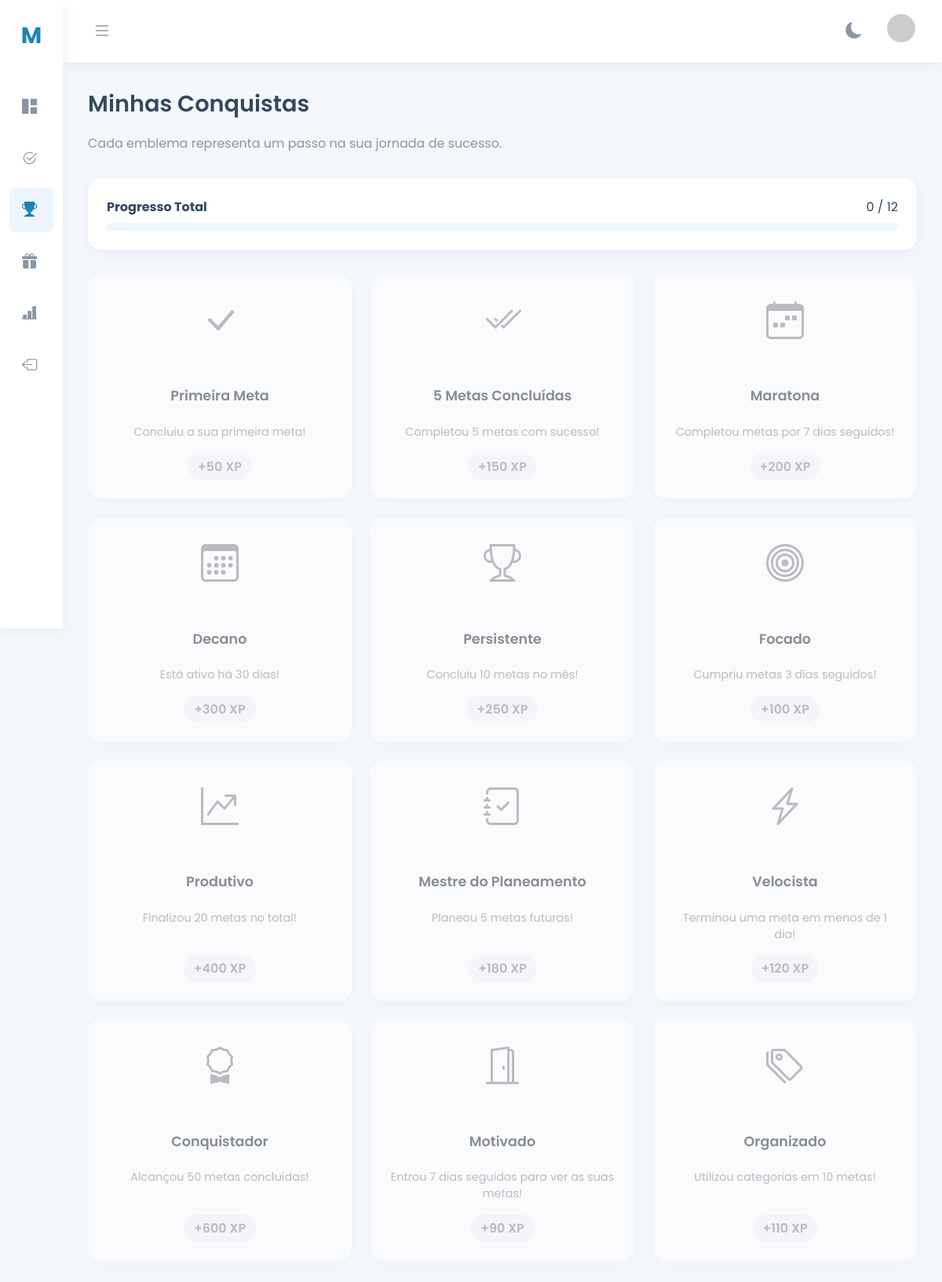
Screenshot of /conquistas.php (signed in) with the database file from the repository.
### tables this page shows
CREATE TABLE `conquistas` (
  `id` int(11) NOT NULL,
  `titulo` varchar(100) NOT NULL,
  `descricao` varchar(255) NOT NULL,
  `xp_recompensa` int(11) NOT NULL DEFAULT 0,
  `icon` varchar(50) NOT NULL
);

### conquistas.php (the view, shortened to what this page needs)
<?php
$pdo = null;
try {
    $dsn = "mysql:host=".DB_HOST.";dbname=".DB_NAME.";charset=".DB_CHARSET;
    $options = [
        PDO::ATTR_ERRMODE            => PDO::ERRMODE_EXCEPTION,
        PDO::ATTR_DEFAULT_FETCH_MODE => PDO::FETCH_ASSOC,
        PDO::ATTR_EMULATE_PREPARES   => false,
    ];
    $pdo = new PDO($dsn, DB_USER, DB_PASS, $options);
} catch (PDOException $e) {
    die("Erro de conexão com o banco de dados: " . $e->getMessage());
}
$user_id = $_SESSION['user_id'];
$emailUsuario = htmlspecialchars($_SESSION['email'] ?? 'email@exemplo.com');
$fotoAtual = $_SESSION['foto_perfil'] ?? null;
$fotoPerfil = ($fotoAtual && file_exists($fotoAtual)) ? htmlspecialchars($fotoAtual) : "https://i.pravatar.cc/150?u=" . urlencode($emailUsuario);
$stmt_todas = $pdo->query("SELECT id, titulo, descricao, xp_recompensa as xp, icon FROM conquistas ORDER BY id ASC");
$conquistas = $stmt_todas->fetchAll(PDO::FETCH_ASSOC);
$stmt_user_conq = $pdo->prepare("SELECT conquista_id FROM usuario_conquistas WHERE user_id = ?");
$stmt_user_conq->execute([$user_id]);
$conquistas_do_usuario = $stmt_user_conq->fetchAll(PDO::FETCH_COLUMN);
$conquistasDesbloqueadas = count($conquistas_do_usuario);
$totalConquistas = count($conquistas);
?>
<!DOCTYPE html>
<html lang="pt-BR">
<head>
    <link href="https://cdn.jsdelivr.net/npm/bootstrap-icons@1.11.3/font/bootstrap-icons.css" rel="stylesheet">
</head>
<body class="sidebar-collapsed">
    <aside class="sidebar">
        <div class="logo">M<span><span class="text">XP</span></span></div>
        <ul class="sidebar-nav">
            <li class="nav-item">
                <a href="dashboard.php" title="Dashboard"><span class="nav-icon"><i class="bi bi-grid-1x2-fill"></i></span><span class="nav-text">Dashboard</span></a>
            </li>
            <li class="nav-item">
                <a href="ver_mais_metas.php" title="Minhas Metas"><span class="nav-icon"><i class="bi bi-check2-circle"></i></span><span class="nav-text">Minhas Metas</span></a>
            </li>
            <li class="nav-item">
                <a href="conquistas.php" class="active" title="Conquistas"><span class="nav-icon"><i class="bi bi-trophy-fill"></i></span><span class="nav-text">Conquistas</span></a>
            </li>
            <li class="nav-item">
                <a href="recompensas.php" title="Recompensas"><span class="nav-icon"><i class="bi bi-gift-fill"></i></span><span class="nav-text">Recompensas</span></a>
            </li>
            <li class="nav-item">
                <a href="ranking.php" title="Ranking"><span class="nav-icon"><i class="bi bi-bar-chart-line-fill"></i></span><span class="nav-text">Ranking</span></a>
            </li>
            <li class="nav-item">
                <a href="logout.php" title="Logout"><span class="nav-icon"><i class="bi bi-box-arrow-left"></i></span><span class="nav-text">Logout</span></a>
            </li>
        </ul>
    </aside>
    <div class="main-wrapper">
        <nav class="top-navbar">
            <button id="toggle-sidebar"><i class="bi bi-list"></i></button>
            <div class="navbar-right">
                <button id="theme-toggle" title="Alternar Tema">
                    <i class="bi bi-moon-fill"></i>
                </button>
                <div class="user-menu">
                    <img src="<?= $fotoPerfil ?>" alt="Foto do Perfil">
                </div>
            </div>
        </nav>
        <main class="main-content">
            <header class="header">
                <h1>Minhas Conquistas</h1>
                <p>Cada emblema representa um passo na sua jornada de sucesso.</p>
            </header>
            <div class="progress-card">
                <div class="d-flex justify-content-between" style="display: flex; justify-content: space-between;">
                    <strong>Progresso Total</strong>
                    <span><?= $conquistasDesbloqueadas ?> / <?= $totalConquistas ?></span>
                </div>
                <div class="progress-bar-container">
                </div>
            </div>
            <div class="conquistas-grid">
                <?php foreach ($conquistas as $c): ?>
                    <?php
                        $isLocked = !in_array($c['id'], $conquistas_do_usuario);
                    ?>
                    <div class="conquista-card <?= $isLocked ? 'locked' : '' ?>">
                        <div class="conquista-icon">
                            <i class="bi <?= htmlspecialchars($c["icon"]) ?>"></i>
                        </div>
                        <h5><?= htmlspecialchars($c["titulo"]) ?></h5>
                        <p><?= htmlspecialchars($c["descricao"]) ?></p>
                        <span class="xp-badge">+<?= $c["xp"] ?> XP</span>
                    </div>
                <?php endforeach; ?>
            </div>
        </main>
    </div>
</body>
</html>

### conquistas.php (style rules this page uses)
:root { --primary: #1D84B5; --secondary: #4BC6B1; --light: #f8f9fa; --dark: #2c3e50; --grey: #8a95a5; --bg-color: #f4f7fc; --sidebar-bg: #ffffff; --card-bg: #ffffff; --text-color: #34495e; --shadow: 0 4px 20px rgba(0, 0, 0, 0.05); --sidebar-width: 260px; --sidebar-width-collapsed: 80px; --hover-bg: #eef5ff; }
*, *::before, *::after { box-sizing: border-box; }
body { font-family: 'Poppins', sans-serif; background-color: var(--bg-color); color: var(--text-color); margin: 0 0 0 var(--sidebar-width); transition: background-color 0.3s ease, color 0.3s ease, margin-left 0.3s ease; }
body.sidebar-collapsed { margin-left: var(--sidebar-width-collapsed); }
.sidebar { position: fixed; top: 0; left: 0; height: 100vh; width: var(--sidebar-width); background-color: var(--sidebar-bg); box-shadow: var(--shadow); padding: 1.5rem; display: flex; flex-direction: column; transition: width 0.3s ease, background-color 0.3s ease; z-index: 100; }
body.sidebar-collapsed .sidebar { width: var(--sidebar-width-collapsed); align-items: center; }
.logo { font-size: 1.8rem; font-weight: 700; color: var(--primary); margin-bottom: 2.5rem; white-space: nowrap; text-align: center; }
.sidebar-nav { flex-grow: 1; list-style: none; padding: 0; margin: 0; }
.nav-item a { display: flex; align-items: center; padding: 0.9rem 1rem; color: var(--grey); text-decoration: none; border-radius: 8px; margin-bottom: 0.5rem; transition: all 0.3s ease; white-space: nowrap; }
.nav-item a:hover, .nav-item a.active { background-color: var(--hover-bg); color: var(--primary); font-weight: 500; }
.nav-icon { font-size: 1.2rem; min-width: 24px; margin-right: 1.5rem; transition: margin-right 0.3s ease; }
body.sidebar-collapsed .nav-icon { margin-right: 0; }
.main-wrapper { display: flex; flex-direction: column; min-height: 100vh; }
.top-navbar { background-color: var(--card-bg); padding: 1rem 2rem; display: flex; justify-content: space-between; align-items: center; box-shadow: var(--shadow); position: sticky; top: 0; z-index: 99; transition: background-color 0.3s ease; }
#toggle-sidebar { background: transparent; border: none; cursor: pointer; font-size: 1.5rem; color: var(--grey); }
#theme-toggle { background: transparent; border: none; cursor: pointer; font-size: 1.3rem; color: var(--grey); transition: color 0.3s ease; display: flex; align-items: center; justify-content: center; }
.navbar-right { display: flex; align-items: center; gap: 1.5rem; }
.user-menu { position: relative; }
.user-menu > img { width: 40px; height: 40px; border-radius: 50%; cursor: pointer; border: 2px solid transparent; transition: border-color 0.3s ease; object-fit: cover; }
.main-content { padding: 2rem; flex-grow: 1; }
.header { margin-bottom: 2rem; }
.header h1 { font-size: 1.8rem; font-weight: 600; margin: 0; color: var(--text-color); transition: color 0.3s ease; }
.header p { color: var(--grey); transition: color 0.3s ease; }
.progress-card { background-color: var(--card-bg); border-radius: 16px; padding: 1.5rem; box-shadow: var(--shadow); margin-bottom: 2rem; transition: background-color 0.3s ease, box-shadow 0.3s ease; }
.progress-bar-container { background-color: var(--hover-bg); border-radius: 30px; height: 10px; overflow: hidden; margin-top: 0.5rem; transition: background-color 0.3s ease; }
.conquistas-grid { display: grid; grid-template-columns: repeat(auto-fill, minmax(280px, 1fr)); gap: 1.5rem; }
.conquista-card { background-color: var(--card-bg); border-radius: 16px; padding: 1.5rem; box-shadow: var(--shadow); text-align: center; transition: transform 0.3s ease, background-color 0.3s ease, box-shadow 0.3s ease; height: 100%; display: flex; flex-direction: column; align-items: center; }
.conquista-card.locked { opacity: 0.6; filter: grayscale(80%); }
.conquista-icon { font-size: 3rem; color: var(--primary); margin-bottom: 1rem; }
.conquista-card.locked .conquista-icon { color: var(--grey); }
.conquista-card h5 { font-weight: 600; font-size: 1.1rem; margin-bottom: 0.5rem; color: var(--text-color); transition: color 0.3s ease; }
.conquista-card p { color: var(--grey); font-size: 0.9rem; margin-bottom: 1rem; transition: color 0.3s ease; }
.xp-badge { background-color: rgba(29, 132, 181, 0.1); color: var(--primary); font-weight: 600; padding: 0.3rem 0.8rem; border-radius: 20px; display: inline-block; margin-top: auto; }
.conquista-card.locked .xp-badge { background-color: var(--hover-bg); color: var(--grey); transition: background-color 0.3s ease; }

### rows the page displays
conquistas: titulo "Primeira Meta", descricao "Concluiu a sua primeira meta!", xp_recompensa "50"
conquistas: titulo "5 Metas Concluídas", descricao "Completou 5 metas com sucesso!", xp_recompensa "150"
conquistas: titulo "Maratona", descricao "Completou metas por 7 dias seguidos!", xp_recompensa "200"
conquistas: titulo "Decano", descricao "Está ativo há 30 dias!", xp_recompensa "300"
conquistas: titulo "Persistente", descricao "Concluiu 10 metas no mês!", xp_recompensa "250"
conquistas: titulo "Focado", descricao "Cumpriu metas 3 dias seguidos!", xp_recompensa "100"
conquistas: titulo "Produtivo", descricao "Finalizou 20 metas no total!", xp_recompensa "400"
conquistas: titulo "Mestre do Planeamento", descricao "Planeou 5 metas futuras!", xp_recompensa "180"
conquistas: titulo "Velocista", descricao "Terminou uma meta em menos de 1 dia!", xp_recompensa "120"
conquistas: titulo "Conquistador", descricao "Alcançou 50 metas concluídas!", xp_recompensa "600"
conquistas: titulo "Motivado", descricao "Entrou 7 dias seguidos para ver as suas metas!", xp_recompensa "90"
conquistas: titulo "Organizado", descricao "Utilizou categorias em 10 metas!", xp_recompensa "110"

### other values shown
$conquistasDesbloqueadas "0"
$totalConquistas "12"
